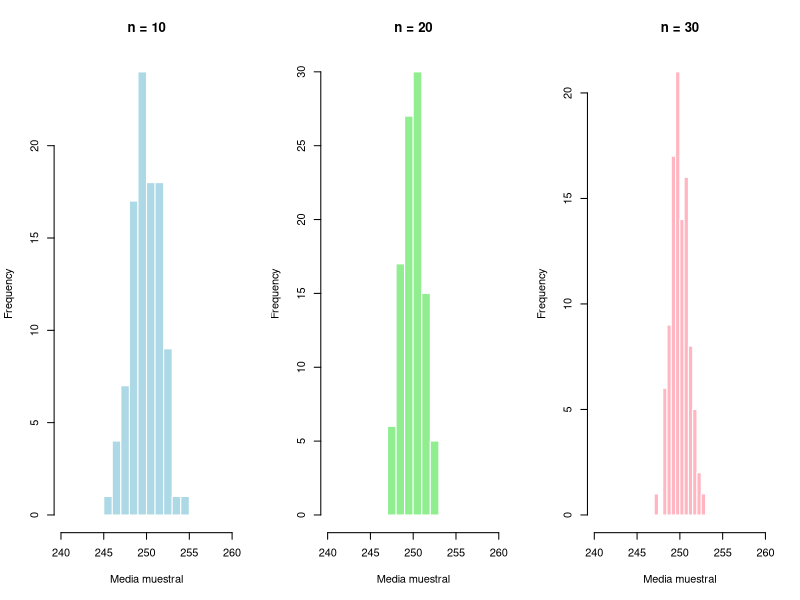

R code for this plot:
## ---- chunk 1
# Fijamos semilla para que los resultados sean reproducibles
set.seed(123)
# Cantidad de réplicas
B <- 100

# Tamaños muestrales
n <- c(10, 20, 30)
## ---- chunk 2
# Simulación de las medias muestrales
medias_n10 <- replicate(B, mean(runif(10, min = 240, max = 260)))
medias_n20 <- replicate(B, mean(runif(20, min = 240, max = 260)))
medias_n30 <- replicate(B, mean(runif(30, min = 240, max = 260)))

## ---- chunk 3
# Histogramas
par(mfrow = c(1, 3))

hist(medias_n10,
     main = "n = 10",
     xlab = "Media muestral",
     col = "lightblue",
     border = "white",
     xlim = c(240, 260))

hist(medias_n20,
     main = "n = 20",
     xlab = "Media muestral",
     col = "lightgreen",
     border = "white",
     xlim = c(240, 260))

hist(medias_n30,
     main = "n = 30",
     xlab = "Media muestral",
     col = "lightpink",
     border = "white",
     xlim = c(240, 260))

par(mfrow = c(1, 1))
